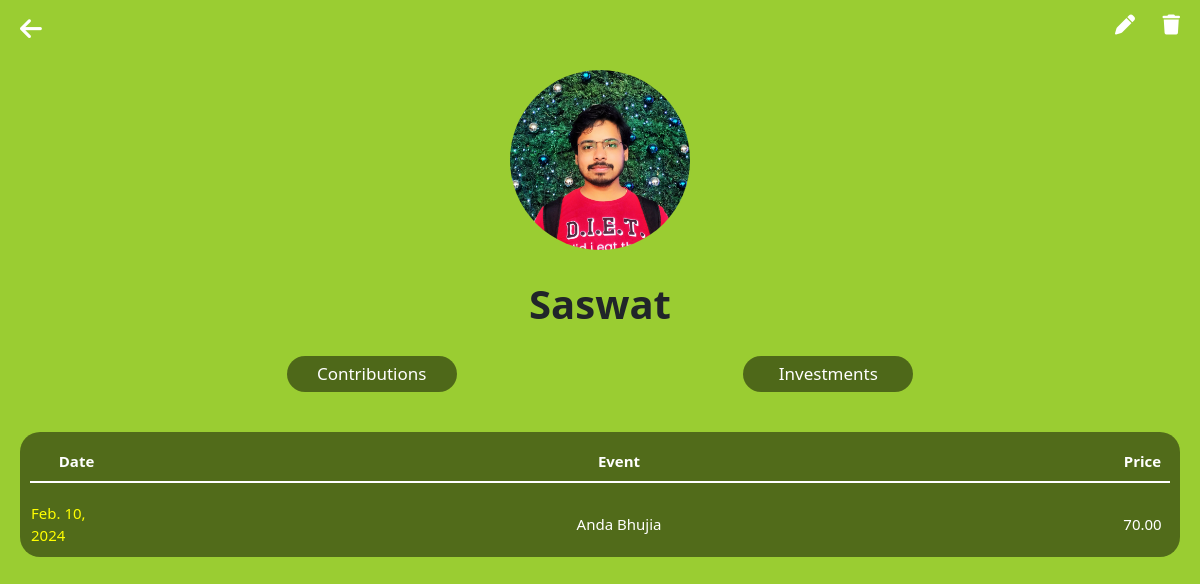
Page /profileDetails/19 on the committed database.
### app/models.py (models this page shows)
class Profile(models.Model):
    tab = models.ForeignKey(Tab, on_delete=models.CASCADE, default=1)
    name = models.CharField(max_length=100)
    profile_pic = models.ImageField(upload_to='profile_pics/', blank=True, null=True)

class Contribution(models.Model):
    tab = models.ForeignKey(Tab, on_delete=models.CASCADE, default=1)
    event = models.ForeignKey(Event, on_delete=models.CASCADE)
    profile = models.ForeignKey(Profile, on_delete=models.CASCADE)
    amount = models.DecimalField(max_digits=10, decimal_places=2)

class Event(models.Model):
    tab = models.ForeignKey(Tab, on_delete=models.CASCADE, default=1)
    date = models.DateField()
    subject = models.CharField(max_length=200)

### app/views.py (the view)
# urls.py: path('profileDetails/<int:profile_id>', profileDetails, name='profileDetails'),
def profileDetails(request, profile_id):
    message = messages.get_messages(request)
    profile = Profile.objects.get(pk=profile_id)
    event_contributions = Contribution.objects.filter(profile=profile).all()
    event_purchase = Purchase.objects.filter(profile=profile).all()
    context={'profile':profile,'event_contributions':event_contributions, "event_purchase":event_purchase,'messages': message}
    return render(request, 'profileDetails.html', context)

### app/templates/profileDetails.html (shortened to what this page needs)
<!DOCTYPE html>
<html lang="en">
<head>
    <link href="https://cdn.jsdelivr.net/npm/bootstrap@5.3.2/dist/css/bootstrap.min.css" rel="stylesheet"
>
    <link rel="stylesheet" href="https://cdnjs.cloudflare.com/ajax/libs/font-awesome/6.5.1/css/all.min.css"
 />
</head>
<body>
    <a href="#" class="icons" id="back_icon" onclick="history.back(); return false;"><i
            class="fa-solid fa-arrow-left"></i></a>
    <a href="{% url 'editProfileDetails' profile.id %}" class="icons"><i class="fa-solid fa-pen"></i></a>
    <a href="#" onclick="confirmDelete('{{ profile.id }}')" class="icons"><i class="fa-solid fa-trash"></i></a>
    <div class="text-center">
        <a href="{{profile.profile_pic.url}}"><img src="{{profile.profile_pic.url}}" alt=""></a>
        <h1>{{profile.name}}</h1>
    </div>
    <div class="twoBtn">
        <button onclick="viewContributions()">Contributions</button>
        <button onclick="viewInvestments()">Investments</button>
    </div>
    <div class="purchage-container Contributions">
        <table>
            <thead>
                <tr>
                    <th style="width: 93px;">Date</th>
                    <th>Event</th>
                    <th style="width: 55px;">Price</th>
                </tr>
            </thead>
            <tbody>
                <tr style="height: 20px;background-color: transparent;">
                    <td style="font-size: 5px;">&nbsp;</td>
                    <td style="font-size: 5px;">&nbsp;</td>
                </tr>
                {% for contribution in event_contributions %}
                <tr>
                    <td class="purchage-data">{{contribution.event.date}}</td>
                    <td style="text-align: center;">{{contribution.event.subject}}</td>
                    <td style="text-align: center;">{{contribution.amount}}</td>
                </tr>
                {% endfor %}
            </tbody>
        </table>
    </div>
</body>
</html>

### app/templates/profileDetails.html (style rules this page uses)
body { background-color: yellowgreen; padding: 0 !important; }
img { width: 180px; border-radius: 50%; margin: 70px 0 30px; animation: ppic 0.7s 1; }
h1 { font-weight: bolder; font-size: 40px; animation: phdng 1s 1; }
.icons { font-size: 20px; color: white; position: fixed; top: 10px; }
.icons:nth-child(1) { left: 20px; font-size: 25px; }
.icons:nth-child(2) { right: 65px; }
.icons:nth-child(3) { right: 20px; }
.twoBtn { display: flex; justify-content: space-evenly; animation: tbtn 1.2s 1; }
.twoBtn button { border: none; border-radius: 20px; background-color: rgba(0, 0, 0, 0.493); padding: 5px; width: 170px; font-size: 17px; margin: 20px 0; color: white; }
table { width: 100%; color: white !important; font-size: 15px; }
.purchage-container { padding: 10px; background-color: rgba(0, 0, 0, 0.477); margin: 20px; border-radius: 20px; overflow-y: auto; animation: tbl 1.2s 1; }
thead { text-align: center; border-bottom: 2px solid white; height: 40px; }
.purchage-data { display: flex; align-items: center; height: 45px; color: yellow; }

### rows in the picture
Profile: profile_pic (picture), name "Saswat"
Contribution: event "Feb. 10, 2024", event.subject "Anda Bhujia", amount "70.00"
